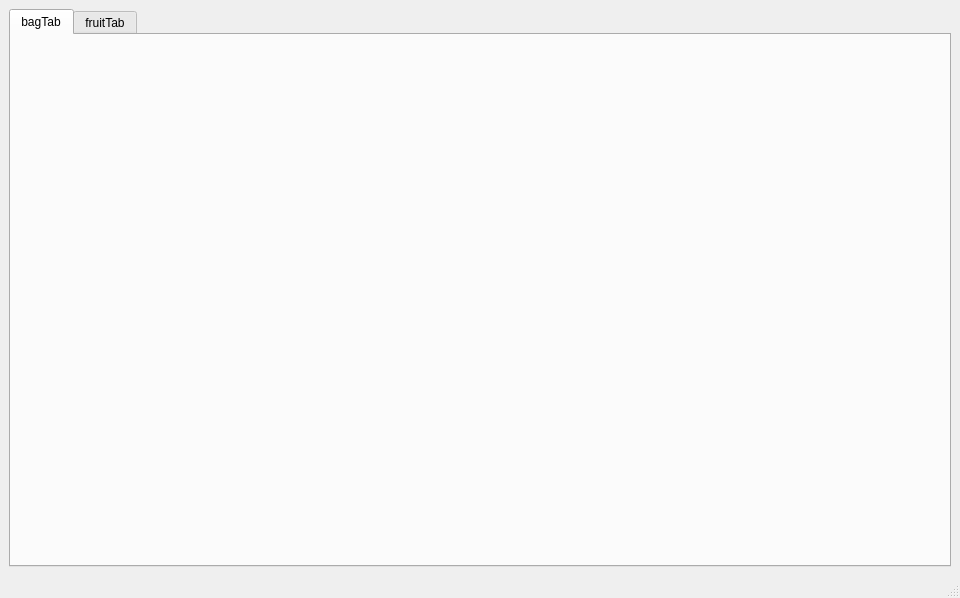
<?xml version="1.0" encoding="UTF-8"?>
<ui version="4.0">
 <class>MainWindow</class>
 <widget class="QMainWindow" name="MainWindow">
  <property name="geometry">
   <rect>
    <x>0</x>
    <y>0</y>
    <width>960</width>
    <height>598</height>
   </rect>
  </property>
  <property name="windowTitle">
   <string>MainWindow</string>
  </property>
  <widget class="QWidget" name="centralwidget">
   <layout class="QHBoxLayout" name="horizontalLayout">
    <item>
     <widget class="QTabWidget" name="tabWidget">
      <property name="currentIndex">
       <number>0</number>
      </property>
      <widget class="QWidget" name="bagTab">
       <attribute name="title">
        <string>bagTab</string>
       </attribute>
      </widget>
      <widget class="QWidget" name="fruitTab">
       <attribute name="title">
        <string>fruitTab</string>
       </attribute>
      </widget>
     </widget>
    </item>
   </layout>
  </widget>
  <widget class="QMenuBar" name="menubar">
   <property name="geometry">
    <rect>
     <x>0</x>
     <y>0</y>
     <width>960</width>
     <height>21</height>
    </rect>
   </property>
  </widget>
  <widget class="QStatusBar" name="statusbar"/>
 </widget>
 <resources/>
 <connections/>
</ui>
